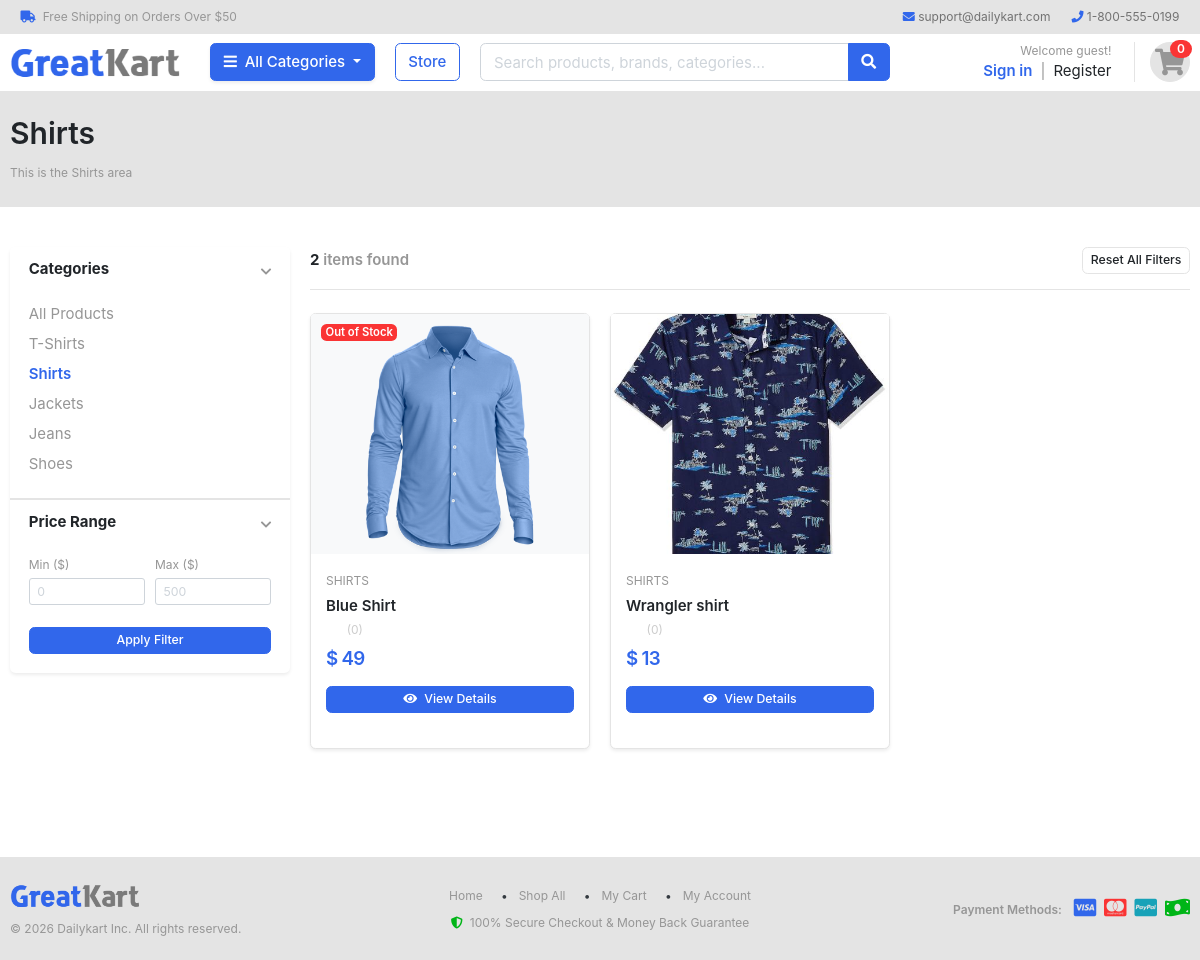
Page /store/category/shirts/ on the earlier database version.
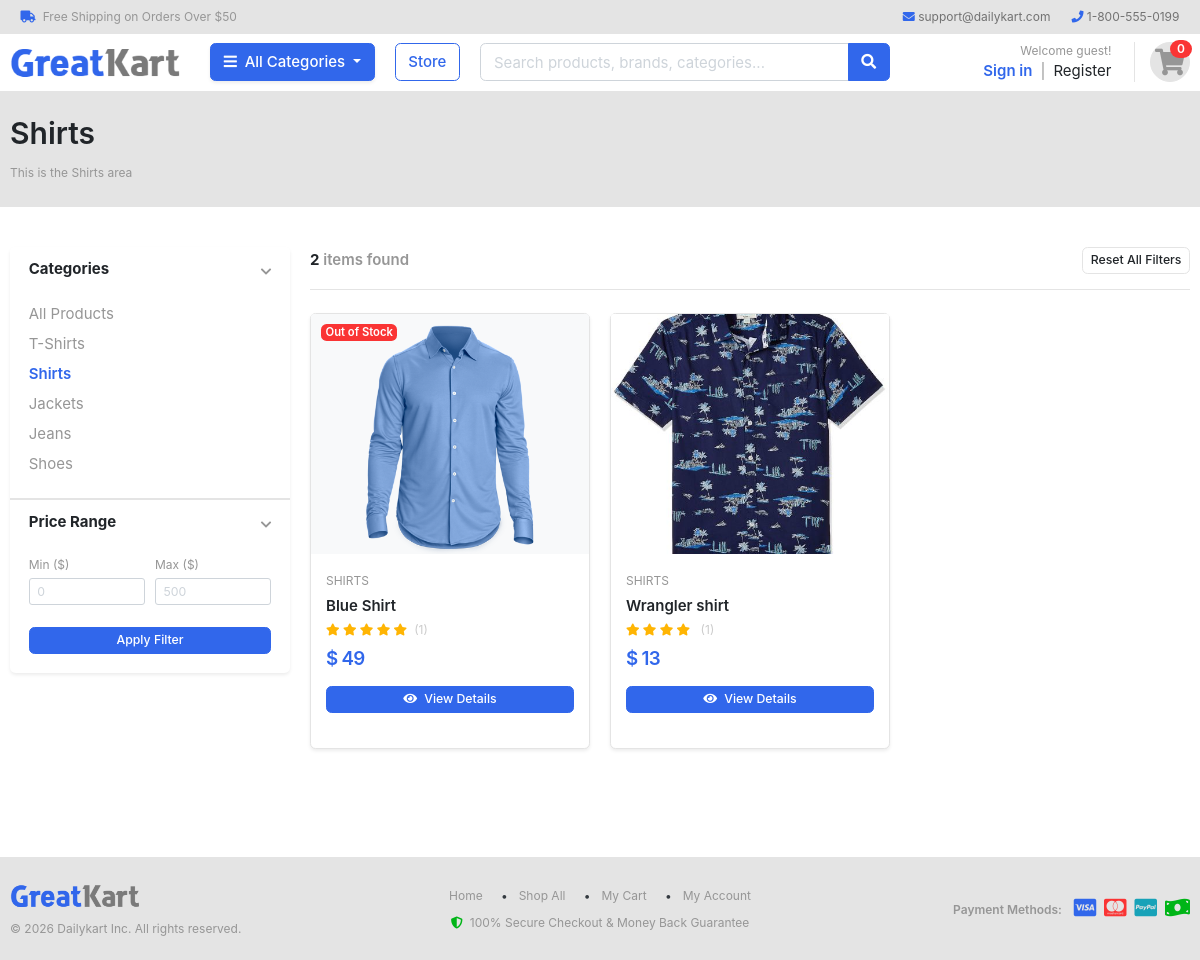
Same page on the later database version.
### store/models.py (models this page shows, shortened)
class Product(models.Model):
    product_name   =  models.CharField(max_length=200, unique=True)
    slug           =  models.SlugField(max_length=200, unique=True)
    description    =  models.TextField(max_length=500)
    price          =  models.IntegerField()
    images         =  models.ImageField(upload_to="photos/product")
    stock          =  models.IntegerField()
    is_available   =  models.BooleanField(default=True)
    category       =  models.ForeignKey(Category, on_delete=models.CASCADE)
    created_date   =  models.DateTimeField(auto_now_add=True)
    modified_date  =  models.DateTimeField(auto_now=True)
    def get_url(self):
        return reverse('single_product', args=[self.category.slug, self.slug])
    def averageReview(self):
        reviews = ReviewRating.objects.filter(product=self, status=True).aggregate(average=models.Avg('rating'))
        avg = 0
        if reviews['average'] is not None:
            avg = float(reviews['average'])
        return avg
    def countReview(self):
        reviews = ReviewRating.objects.filter(product=self, status=True).aggregate(count=models.Count('id'))
        count = 0
        if reviews['count'] is not None:
            count = int(reviews['count'])
        return count

### category/models.py (models this page shows, shortened)
class Category(models.Model):
    category_name=models.CharField(max_length=50,unique=True)
    slug=models.SlugField(max_length=100,unique=True)
    description=models.CharField(max_length=200)
    cat_image=models.ImageField(upload_to="photos/category",blank=True)
    class Meta:
        verbose_name='category'
        verbose_name_plural='categories'
    def get_url(self):
        return reverse("products_by_category",args=[self.slug])

### store/views.py (the view)
# urls.py: path("store/", include('store.urls')),
def store(request, category_slug=None):
    categories = None
    products = None
    min_price = request.GET.get('min_price')
    max_price = request.GET.get('max_price')
    if category_slug is not None:
        categories = get_object_or_404(Category, slug=category_slug)
        products = Product.objects.filter(category=categories, is_available=True)
    else:
        products = Product.objects.all().filter(is_available=True)
    if min_price and min_price.isdigit():
        products = products.filter(price__gte=int(min_price))
    if max_price and max_price.isdigit():
        products = products.filter(price__lte=int(max_price))
    products = products.order_by('id')
    product_count = products.count()
    paginator = Paginator(products, 6)
    page = request.GET.get('page')
    paged_products = paginator.get_page(page)
    context = {
        'products': paged_products,
        'product_count': product_count,
        'selected_category': categories,
        'min_price': min_price or '',
        'max_price': max_price or '',
    }
    return render(request, "store/store.html", context)

### carts/context_processors.py (called while the page is built)
def counter(request):
    cart_count = 0
    if 'admin' in request.path:
        return {}
    try:
        if request.user.is_authenticated:
            cart_items = CartItem.objects.filter(user=request.user)
        else:
            cart = Cart.objects.filter(cart_id=_cart_id(request))
            cart_items = CartItem.objects.filter(cart=cart[:1])
        for cart_item in cart_items:
            cart_count += cart_item.quantity
    except Exception:
        cart_count = 0
    return dict(cart_count=cart_count)

### carts/views.py (called while the page is built)
def _cart_id(request):
    cart_id = request.session.session_key
    if not cart_id:
        cart_id = request.session.create()
    return cart_id

### category/context_processers.py (called while the page is built)
def menu_links(request):
    links= Category.objects.all()
    return dict(link=links)

### templates/store/store.html (shortened to what the changed rows need)
{% extends 'base.html' %}
{% load static %}
{% block content %}
<section class="section-pagetop bg-light py-4 border-bottom">
    <div class="container">
        {% if 'search' in request.path %}
        <h2 class="title-page font-weight-bold">Search Results</h2>
        <small class="text-muted">Showing results for: <strong>"{{ keyword }}"</strong></small>
        {% elif selected_category %}
        <h2 class="title-page font-weight-bold">{{ selected_category.category_name }}</h2>
        {% else %}
        <h2 class="title-page font-weight-bold">Our Store</h2>
        <small class="text-muted">Discover our curated selection of top-quality products</small>
        {% endif %}
    </div>
</section>
<section class="section-content padding-y">
    <div class="container">
        <div class="row">
            <main class="col-md-9">
                <div class="row">
                    {% for product in products %}
                    <div class="col-lg-4 col-md-6 col-sm-6 mb-4">
                        <figure class="card card-product-grid shadow-sm h-100 border">
                            <div class="img-wrap position-relative">
                                {% if product.stock <= 0 %}
                                <span class="badge badge-danger position-absolute" style="top: 10px; left: 10px;">Out of Stock</span>
                                {% endif %}
                                <a href="{{ product.get_url }}">
                                    <img src="{{ product.images.url }}" alt="{{ product.product_name }}">
                                </a>
                            </div>
                            <figcaption class="info-wrap p-3 d-flex flex-column justify-content-between">
                                <div>
                                    <small class="text-muted text-uppercase">{{ product.category.category_name }}</small>
                                    <a href="{{ product.get_url }}" class="title text-truncate d-block font-weight-bold mt-1 text-dark" title="{{ product.product_name }}">
                                        {{ product.product_name }}
                                    </a>
                                    <div class="rating-star small my-1">
                                        <span>
                                            <i class="fa fa-star{% if product.averageReview < 0.5 %}-o{% elif product.averageReview >= 0.5 and product.averageReview < 1 %}-half-o {% endif %}" aria-hidden="true"></i>
                                            <i class="fa fa-star{% if product.averageReview < 1.5 %}-o{% elif product.averageReview >= 1.5 and product.averageReview < 2 %}-half-o {% endif %}" aria-hidden="true"></i>
                                            <i class="fa fa-star{% if product.averageReview < 2.5 %}-o{% elif product.averageReview >= 2.5 and product.averageReview < 3 %}-half-o {% endif %}" aria-hidden="true"></i>
                                            <i class="fa fa-star{% if product.averageReview < 3.5 %}-o{% elif product.averageReview >= 3.5 and product.averageReview < 4 %}-half-o {% endif %}" aria-hidden="true"></i>
                                            <i class="fa fa-star{% if product.averageReview < 4.5 %}-o{% elif product.averageReview >= 4.5 and product.averageReview < 5 %}-half-o {% endif %}" aria-hidden="true"></i>
                                        </span>
                                        <span class="text-muted ml-1">({{ product.countReview }})</span>
                                    </div>
                                    <div class="price-wrap mt-2">
                                        <span class="price h5 font-weight-bold text-primary">$ {{ product.price }}</span>
                                    </div>
                                </div>
                                <div class="mt-3">
                                    <a href="{{ product.get_url }}" class="btn btn-block btn-primary btn-sm">
                                        <i class="fa fa-eye mr-1"></i> View Details
                                    </a>
                                </div>
                            </figcaption>
                        </figure>
                    </div>
                    {% endfor %}
                </div>
            </main>
        </div>
    </div>
</section>
{% endblock %}

Differences in the rows shown:
computed for Product "Blue Shirt": countReview "0" → "1"
changed Product "Wrangler shirt": countReview "0" → "1"
